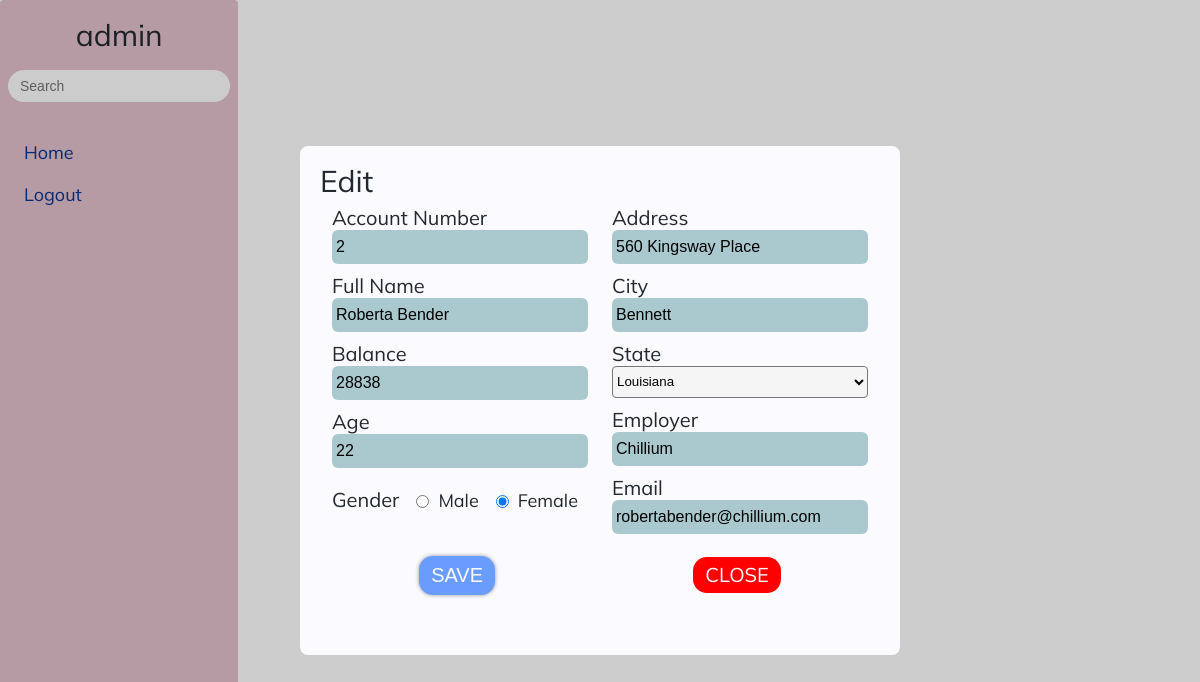
The app's page /index.php?account_number=2 (signed in) with its own data.
### tables this page shows
CREATE TABLE user (userID INTEGER AUTO_INCREMENT NOT NULL, username varchar (50) NOT NULL, phone varchar (20) NOT NULL, email char (50) NOT NULL, password char (100) NOT NULL, country varchar (30) NOT NULL, PRIMARY KEY (userID), UNIQUE (email));

CREATE TABLE accounts (
    account_number [INTEGER AUTO_INCREMENT],
    balance        INT (11)                 NOT NULL,
    first_name     VARCHAR (30)             NOT NULL,
    last_name      VARCHAR (30)             NOT NULL,
    age            INT (4)                  NOT NULL,
    gender         CHAR (5)                 NOT NULL,
    address        TEXT                     NOT NULL,
    employer       VARCHAR (30)             NOT NULL,
    email          TEXT                     NOT NULL,
    city           VARCHAR (100)            NOT NULL,
    state          CHAR (10)                NOT NULL,
    PRIMARY KEY (
        account_number
    ),
    FOREIGN KEY (state) REFERENCES state(state)
);

### control/info.php (called while the page is built, shortened)
<?php
$account_number = $_GET['account_number'];
$sql = 'SELECT * FROM accounts WHERE account_number = ' . $account_number . ';';
$statement = $connect->prepare($sql);
$statement->execute();
$result = $statement->fetchAll(PDO::FETCH_ASSOC);
foreach ($result as $row) {
  $fullName = $row['first_name'] . ' ' . $row['last_name'];
  $age = $row['age'];
  $gender = $row['gender'] == 'M' ? 'Male' : 'Female';
  $address = $row['address'];
  $employer = $row['employer'];
  $email = $row['email'];
  $city = $row['city'];
  $state = $row['state'];
  $balance = $row['balance'];
}
?>

### index.php (the view, shortened to what this page needs)
<?php
$data = new Data();
$connect = $data->connect();
?>
<!DOCTYPE html>
<html lang="en">
<head>
</head>
<body>
  <div class="main">
    <?php include_once "./layout/navigation.php"; ?>
    <div class="grid">
      <div class="row">
        <div class="col-12-xl col-12-lg col-12-md col-12-sm col-12-xs">
          <div class="content">
            <div class="content-header">
            </div>
          </div>
        </div>
      </div>
    </div>
  </div>
  <?php
  if (isset($_GET['account_number'])) {
    include_once './control/info.php';
    echo "<div class='overlay active'>";
  ?>
  <div class="overlay-info">
    <div class="overlay-info-heading">
      <h2 class="h2-heading">Edit</h2>
    </div>
    <form action="<?php echo isset($addNew) ? './control/new.php' : './control/edit.php' ?>" method="post" id="form">
      <div class="overlay-info-content">
        <div class="overlay-info-content-left">
          <div class="form-group">
            <div class="overlay-info-content-wrap">
              <h4 class="h4-heading">account number</h4>
              <input type='text' name='info-account_number' value='<?= $account_number ?>' readonly
                class="input-text input-account-number">
            </div>
          </div>
          <div class="form-group">
            <div class="overlay-info-content-wrap">
              <h4 class="h4-heading">full name</h4>
              <input type='text' name='info-full_name' value='<?= $fullName ?>' class="input-text input-full_name">
            </div>
          </div>
          <div class="form-group">
            <div class="overlay-info-content-wrap">
              <h4 class="h4-heading"> balance </h4>
              <input type='number' min="0" name='info-balance' value='<?= $balance ?>' class="input-text input-balance">
            </div>
          </div>
          <div class="form-group">
            <div class="overlay-info-content-wrap">
              <h4 class="h4-heading">age </h4>
              <input type="number" name='info-age' class="input-text input-age" value="<?= $age ?>" min="18" max="100"
                step="1">
            </div>
          </div>
          <div class="overlay-info-content-wrap overlay-info-content-wrap-gender">
            <h4 class="h4-heading">gender </h4>
            <?php
    if ($gender == 'Male') {
      echo "
            <div class='overlay-info-content-wrap-radio'>
            <input type='radio' name='info-gender' id = 'info-gender-m' value='M' checked>
            <label for='info-gender-m'>Male</label>
          </div>
          <div class='overlay-info-content-wrap-radio'>
            <input type='radio' name='info-gender' id = 'info-gender-f' value='F'>
            <label for='info-gender-f'>Female</label>
          </div>
            ";
    } else {
      echo "
            <div class='overlay-info-content-wrap-radio'>
            <input type='radio' name='info-gender' id = 'info-account-gender-m' value='M' >
            <label for='info-account-gender-m'>Male</label>
          </div>
          <div class='overlay-info-content-wrap-radio'>
            <input type='radio' name='info-gender' id = 'info-account-gender-f' value='F' checked>
            <label for='info-account-gender-f'>Female</label>
          </div>
            ";
    }
            ?>
          </div>
        </div>
        <div class="overlay-info-content-right">
          <div class="form-group">
            <div class="overlay-info-content-wrap">
              <h4 class="h4-heading">address </h4>
              <input type="text" name='info-address' class="input-text input-address" value="<?= $address ?>">
            </div>
          </div>
          <div class="form-group">
            <div class="overlay-info-content-wrap">
              <h4 class="h4-heading">city </h4>
              <input type="text" name='info-city' class="input-text input-city" value="<?= $city ?>">
            </div>
          </div>
          <div class="overlay-info-content-wrap">
            <h4 class="h4-heading">state </h4>
            <select name="info-state" id="" class="select">
              <?php
    $sql = 'SELECT * FROM state';
    $statement = $connect->prepare($sql);
    $statement->execute();
    $result = $statement->fetchAll(PDO::FETCH_ASSOC);
    foreach ($result as $row) {
      if ($row['state'] == $state) {
        echo "<option selected value  = '" . $row['state'] . "'>" . $row['name'] . "</option>";
      } else {
        echo "<option value  = '" . $row['state'] . "'>" . $row['name'] . "</option>";
      }
    }
              ?>
            </select>
          </div>
          <div class="form-group">
            <div class="overlay-info-content-wrap">
              <h4 class="h4-heading">employer </h4>
              <input type="text" name='info-employer' class="input-text input-employer" value="<?= $employer ?>">
            </div>
          </div>
          <div class="form-group">
            <div class="overlay-info-content-wrap">
              <h4 class="h4-heading">email </h4>
              <input type="email" name='info-email' class="input-text input-email" value="<?= $email ?>">
            </div>
          </div>
        </div>
      </div>
      <div class="overlay-info-button-wrap">
        <input type="submit" value="Save" name="<?php echo isset($addNew) ? 'add-submit' : 'edit-submit' ?>"></input>
        <a href="index.php" class="overlay-info-button-wrap-btn">close</a>
      </div>
    </form>
  </div>
  </div>
  <?php
  } ?>
</body>
</html>

### layout/navigation.php (shortened to what this page needs)
<div class="navigation">
  <h2 class="h2-heading">
    <?php
    try {
      $sql = "select username from user where email = '" . $_SESSION['account'] . "'";
      $statement = $connect->prepare($sql);
      $statement->execute();
      $result = $statement->fetch();
      echo $result[0];
    } catch (PDOException $e) {
    }
    ?>
  </h2>
  <div class="navigation-search">
    <?php
    preg_match('/index\.php/', $_SERVER['REQUEST_URI'], $match1);
    preg_match('/index\.php/', $_SERVER['PHP_SELF'], $match2);
    if ($match1 || $match2) {
    ?>
    <form action="<?php $_SERVER['PHP_SELF'] ?>" method='get' class="navigation-search-form">
      <input type="text" class="navigation-search-input" name="input-search" placeholder="Search"
        onkeyup=liveSearch(this.value)>
    </form>
    <?php
    }
    ?>
  </div>
  <ul class="navigation-list">
    <li class='navigation-list-item'>
      <a href='index.php' class='navigation-list-item-link'>Home</a>
    </li>
    <li class="navigation-list-item">
      <a href="./control/logout.php" class="navigation-list-item-link" onclick="return logout(this)">logout</a>
    </li>
  </ul>
</div>

### records on screen
user: username "admin"
accounts: info-full_name "Roberta Bender", info-balance "28838", info-age "22", info-address "560 Kingsway Place", info-city "Bennett", info-employer "Chillium", info-email "robertabender@chillium.com"

### other values on screen
form field info-state "Louisiana"
